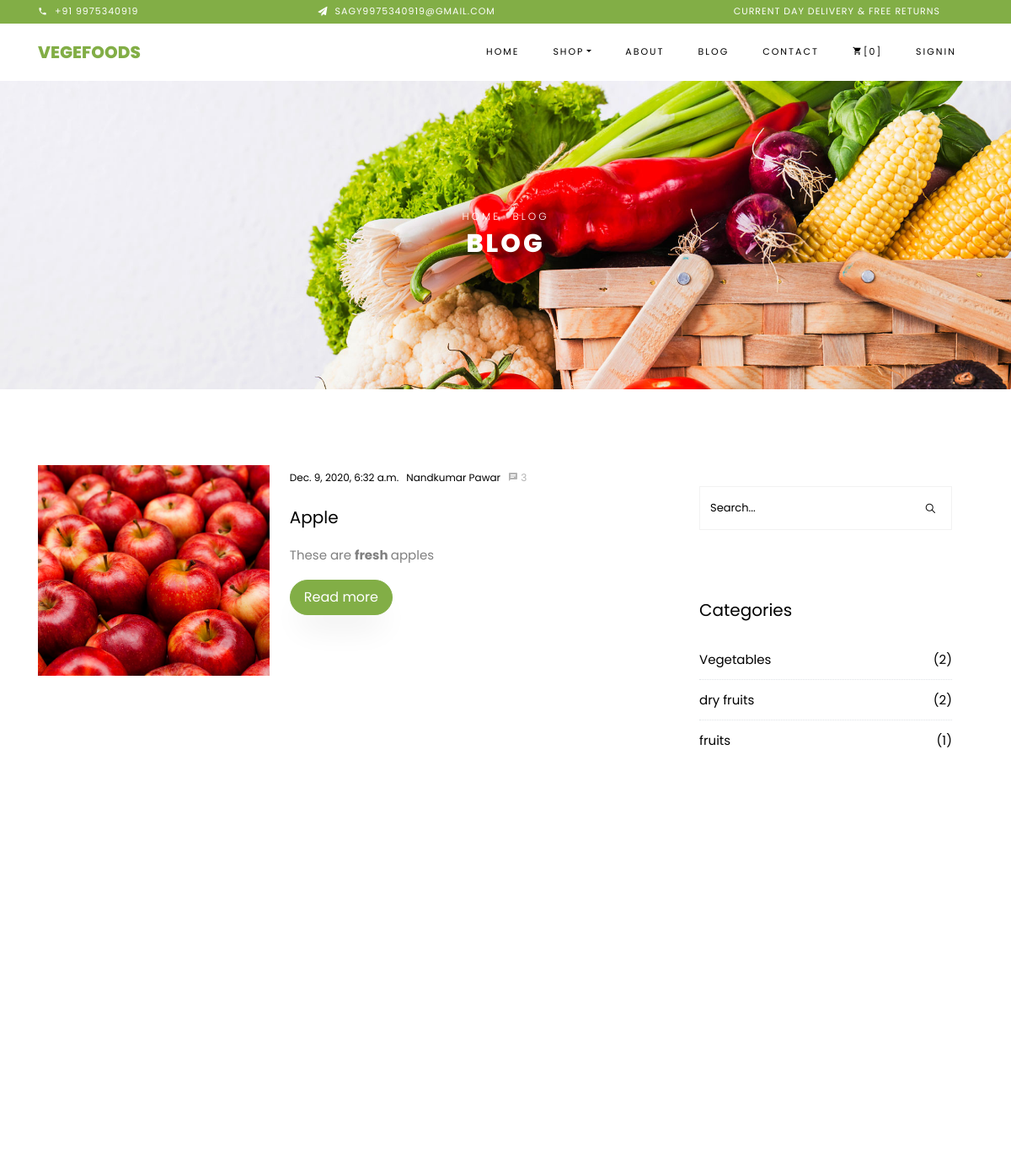
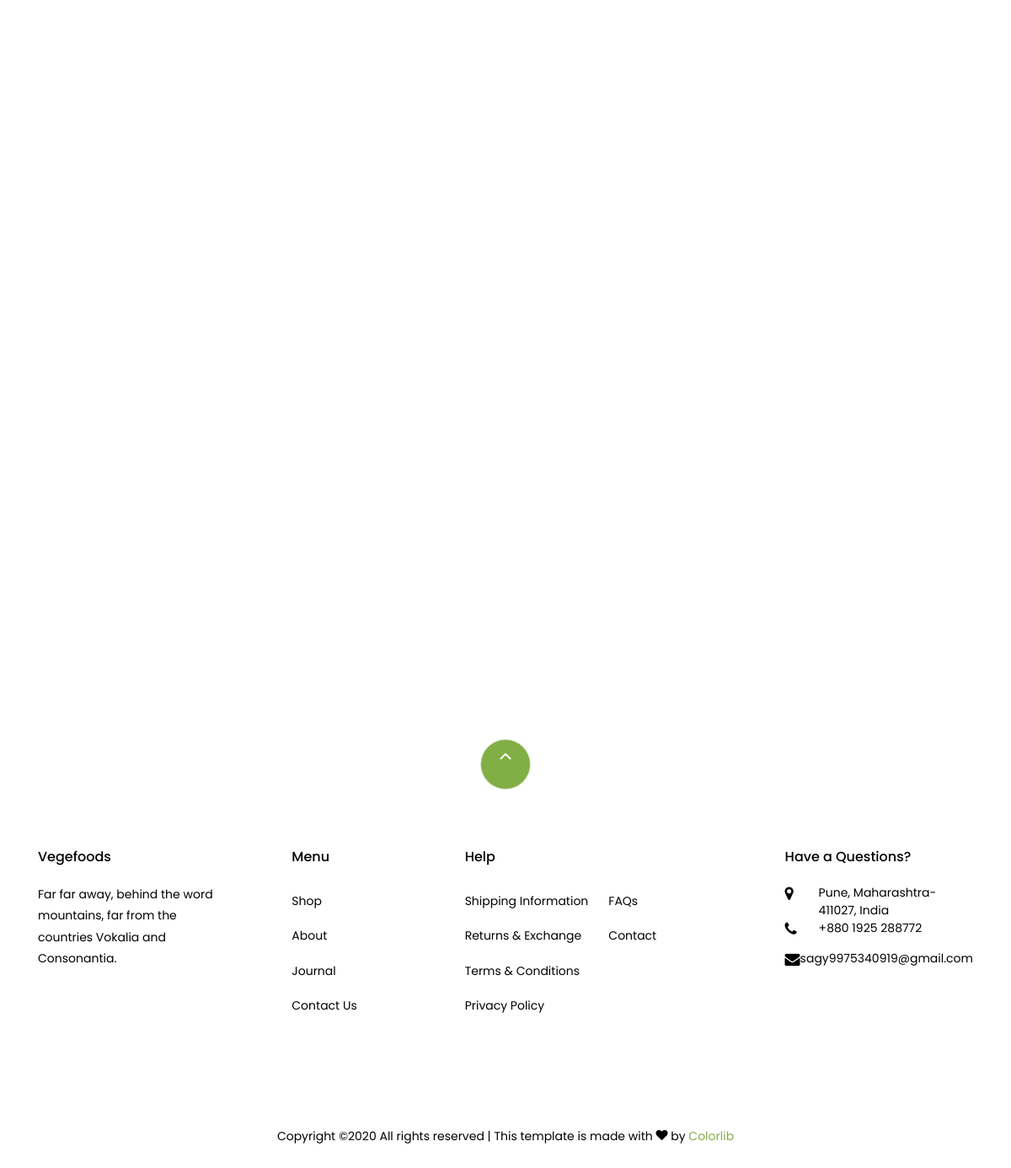
Screenshot of /blog/ with the database file from the repository (2 pictures, top to bottom).
### blog/models.py (models this page shows, shortened)
class Post(models.Model):
	title = models.CharField(max_length=200)
	photo = models.ImageField(upload_to='post')
	content = RichTextUploadingField()
	category = models.ForeignKey(Category, on_delete=models.CASCADE)
	tag = models.ManyToManyField(Tag)
	author = models.ForeignKey(AuthorProfile, on_delete=models.CASCADE)
	is_draft = models.BooleanField(default=False)
	date = models.DateTimeField(auto_now_add=True)

class Category(models.Model):
	name = models.CharField(max_length=50, unique=True)
	date = models.DateTimeField(auto_now_add=True)

### author/models.py (models this page shows)
class AuthorProfile(models.Model):
	user = models.OneToOneField(User, on_delete=models.CASCADE)
	name = models.CharField(max_length=200)
	email = models.EmailField()
	about = models.TextField()
	photo = models.ImageField(upload_to='author')
	gender_choice = (
		('male','Male'),
		('female','Female')
	)
	gender = models.CharField(choices=gender_choice, max_length=6)
	website = models.URLField(blank=True, null=True)
	facebook = models.URLField(blank=True, null=True)
	twitter = models.URLField(blank=True, null=True)
	linkdin = models.URLField(blank=True, null=True)
	date = models.DateTimeField(auto_now_add=True)
	def __str__(self):
		return self.name

### blog/views.py (the view)
# urls.py: path('',views.blog_page, name='blog'),
def blog_page(request):
    post = Post.objects.filter(is_draft=False)
    category = Category.objects.all().annotate(number_of_posts=Count('post')).order_by('-number_of_posts',
    'name')
    tag = Tag.objects.all()
    recent_post = Post.objects.filter(is_draft=False).order_by('-date')[:3]
    context = {
        'posts': post,
        'categories': category,
        'tags': tag,
        'recent_posts': recent_post
    }
    return render(request, 'blog/blog.html', context)

### templates/blog/blog.html
{% extends 'base/base.html' %}
{% load static %}
{% block content %}
    <div class="hero-wrap hero-bread" style="background-image: url({% static 'images/bg_1.jpg' %});">
      <div class="container">
        <div class="row no-gutters slider-text align-items-center justify-content-center">
          <div class="col-md-9 ftco-animate text-center">
          	<p class="breadcrumbs"><span class="mr-2"><a href="{% url 'home' %}">Home</a></span> <span>Blog</span></p>
            <h1 class="mb-0 bread">Blog</h1>
          </div>
        </div>
      </div>
    </div>
    <section class="ftco-section ftco-degree-bg">
      <div class="container">
        <div class="row">
          <div class="col-lg-8 ftco-animate">
						<div class="row">
              {% if posts %}
                {% for post in posts %}
    							<div class="col-md-12 d-flex ftco-animate">
    		            <div class="blog-entry align-self-stretch d-md-flex">
    		              <a href="{% url 'post-details' post.id %}" class="block-20" style="background-image: url({{ post.photo.url }});">
    		              </a>
    		              <div class="text d-block pl-md-4">
    		              	<div class="meta mb-3">
    		                  <div><a href="#">{{ post.date }}</a></div>
    		                  <div><a href="#">{{ post.author }}</a></div>
    		                  <div><a href="#" class="meta-chat"><span class="icon-chat"></span> 3</a></div>
    		                </div>
    		                <h3 class="heading"><a href="{% url 'post-details' post.id %}">{{ post.title }}</a></h3>
    		                <p>{{ post.content|safe|truncatewords:20 }}</p>
    		                <p><a href="{% url 'post-details' post.id %}" class="btn btn-primary py-2 px-3">Read more</a></p>
    		              </div>
    		            </div>
    		          </div>
                {% endfor %}
              {% else %}
                <h2>There are no Posts in the Database</h2>
              {% endif %}
						</div>
          </div>
          {% include 'blog/sidebar.html' %}
        </div>
      </div>
    </section>
{% endblock %}

### templates/base/base.html (shortened to what this page needs)
<!DOCTYPE html>
<html lang="en">
  {% load static %}
  {% include 'base/header.html' %}
  <body class="goto-here">
    {% include 'base/navbar.html' %}
    {% block content %}
    {% endblock %}
    {% include 'base/footer.html' %}
  </body>
</html>

### templates/base/header.html (shortened to what this page needs)
{% load static %}
<head>
  <link rel="stylesheet" href="{% static 'css/open-iconic-bootstrap.min.css' %}">
  <link rel="stylesheet" href="{% static 'css/animate.css' %}">
  <link rel="stylesheet" href="{% static 'css/owl.carousel.min.css' %}">
  <link rel="stylesheet" href="{% static 'css/owl.theme.default.min.css' %}">
  <link rel="stylesheet" href="{% static 'css/magnific-popup.css' %}">
  <link rel="stylesheet" href="{% static 'css/aos.css' %}">
  <link rel="stylesheet" href="{% static 'css/ionicons.min.css' %}">
  <link rel="stylesheet" href="{% static 'css/bootstrap-datepicker.css' %}">
  <link rel="stylesheet" href="{% static 'css/jquery.timepicker.css' %}">
  <link rel="stylesheet" href="{% static 'css/flaticon.css' %}">
  <link rel="stylesheet" href="{% static 'css/icomoon.css' %}">
  <link rel="stylesheet" href="{% static 'css/style.css' %}">
</head>

### templates/base/navbar.html (shortened to what this page needs)
<div class="py-1 bg-primary">
  <div class="container">
    <div class="row no-gutters d-flex align-items-start align-items-center px-md-0">
      <div class="col-lg-12 d-block">
        <div class="row d-flex">
          <div class="col-md pr-4 d-flex topper align-items-center">
            <div class="icon mr-2 d-flex justify-content-center align-items-center"><span class="icon-phone2"></span></div>
            <span class="text">+91 9975340919</span>
          </div>
          <div class="col-md pr-4 d-flex topper align-items-center">
            <div class="icon mr-2 d-flex justify-content-center align-items-center"><span class="icon-paper-plane"></span></div>
            <span class="text">sagy9975340919@gmail.com</span>
          </div>
          <div class="col-md-5 pr-4 d-flex topper align-items-center text-lg-right">
            <span class="text">Current day delivery &amp; Free Returns</span>
          </div>
        </div>
      </div>
    </div>
  </div>
</div>
<nav class="navbar navbar-expand-lg navbar-dark ftco_navbar bg-dark ftco-navbar-light" id="ftco-navbar">
  <div class="container">
    <a class="navbar-brand" href="{% url 'home' %}">Vegefoods</a>
    <div class="collapse navbar-collapse" id="ftco-nav">
      <ul class="navbar-nav ml-auto">
        <li class="nav-item active"><a href="{% url 'home' %}" class="nav-link">Home</a></li>
        <li class="nav-item dropdown">
          <a class="nav-link dropdown-toggle" href="#" id="dropdown04" data-toggle="dropdown" aria-haspopup="true" aria-expanded="false">Shop</a>
        </li>
        <li class="nav-item"><a href="{% url 'about' %}" class="nav-link">About</a></li>
        <li class="nav-item"><a href="{% url 'blog' %}" class="nav-link">Blog</a></li>
        <li class="nav-item"><a href="{% url 'contact' %}" class="nav-link">Contact</a></li>
        <li class="nav-item cta cta-colored"><a href="{% url 'cart' %}" class="nav-link"><span class="icon-shopping_cart"></span>[0]</a></li>
        <li class="nav-item"><a href="{% url 'contact' %}" class="nav-link">Signin</a></li>
      </ul>
    </div>
  </div>
</nav>

### templates/blog/sidebar.html (shortened to what this page needs)
{% load static %}
<div class="col-lg-4 sidebar ftco-animate">
  <div class="sidebar-box">
    <form action="#" class="search-form">
      <div class="form-group">
        <span class="icon ion-ios-search"></span>
        <input type="text" class="form-control" placeholder="Search...">
      </div>
    </form>
  </div>
  <div class="sidebar-box ftco-animate">
    <h3 class="heading">Categories</h3>
    <ul class="categories">
      {% if categories %}
        {% for category in categories %}
        <li><a href="{% url 'post-by-category' category.name %}">{{ category.name }}<span style="color: #000">({{ category.post_set.count }})</span></a></li>
        {% endfor %}
      {% else %}
        <li>There are no Category in the Database</li>
      {% endif %}
    </ul>
  </div>
</div>

### templates/base/footer.html (shortened to what this page needs)
<footer class="ftco-footer ftco-section">
  <div class="container">
    <div class="row">
      <div class="mouse">
        <a href="#" class="mouse-icon">
          <div class="mouse-wheel"><span class="ion-ios-arrow-up"></span></div>
        </a>
      </div>
    </div>
    <div class="row mb-5">
      <div class="col-md">
        <div class="ftco-footer-widget mb-4">
          <h2 class="ftco-heading-2">Vegefoods</h2>
          <p>Far far away, behind the word mountains, far from the countries Vokalia and Consonantia.</p>
          <ul class="ftco-footer-social list-unstyled float-md-left float-lft mt-5">
          </ul>
        </div>
      </div>
      <div class="col-md">
        <div class="ftco-footer-widget mb-4 ml-md-5">
          <h2 class="ftco-heading-2">Menu</h2>
          <ul class="list-unstyled">
            <li><a href="#" class="py-2 d-block">Shop</a></li>
            <li><a href="{% url 'about' %}" class="py-2 d-block">About</a></li>
            <li><a href="#" class="py-2 d-block">Journal</a></li>
            <li><a href="{% url 'contact' %}" class="py-2 d-block">Contact Us</a></li>
          </ul>
        </div>
      </div>
      <div class="col-md-4">
         <div class="ftco-footer-widget mb-4">
          <h2 class="ftco-heading-2">Help</h2>
          <div class="d-flex">
            <ul class="list-unstyled mr-l-5 pr-l-3 mr-4">
              <li><a href="#" class="py-2 d-block">Shipping Information</a></li>
              <li><a href="#" class="py-2 d-block">Returns &amp; Exchange</a></li>
              <li><a href="#" class="py-2 d-block">Terms &amp; Conditions</a></li>
              <li><a href="#" class="py-2 d-block">Privacy Policy</a></li>
            </ul>
            <ul class="list-unstyled">
              <li><a href="#" class="py-2 d-block">FAQs</a></li>
              <li><a href="{% url 'contact' %}" class="py-2 d-block">Contact</a></li>
            </ul>
          </div>
        </div>
      </div>
      <div class="col-md">
        <div class="ftco-footer-widget mb-4">
          <h2 class="ftco-heading-2">Have a Questions?</h2>
          <div class="block-23 mb-3">
            <ul>
              <li><span class="icon icon-map-marker"></span><span class="text">Pune, Maharashtra-411027, India</span></li>
              <li><a href="#"><span class="icon icon-phone"></span><span class="text">+880 1925 288772</span></a></li>
              <li><a href="#"><span class="icon icon-envelope"></span><span class="text">sagy9975340919@gmail.com</span></a></li>
            </ul>
          </div>
        </div>
      </div>
    </div>
    <div class="row">
      <div class="col-md-12 text-center">
        <p>
          Copyright &copy;<script>document.write(new Date().getFullYear());</script> All rights reserved | This template is made with <i class="icon-heart color-danger" aria-hidden="true"></i> by <a href="https://colorlib.com" target="_blank">Colorlib</a>
        </p>
      </div>
    </div>
  </div>
</footer>

### templates/base/js.html (shortened to what this page needs)
{% load static %}

### static/css/icomoon.css (style rules this page uses)
[class^="icon-"], [class*=" icon-"] { font-family: 'icomoon' !important; speak: none; font-style: normal; font-weight: normal; font-variant: normal; text-transform: none; line-height: 1; -webkit-font-smoothing: antialiased; -moz-osx-font-smoothing: grayscale; }
.icon-heart:before { content: "\f004"; }
.icon-map-marker:before { content: "\f041"; }
.icon-phone:before { content: "\f095"; }
.icon-envelope:before { content: "\f0e0"; }
.icon-paper-plane:before { content: "\f1d8"; }
.icon-phone2:before { content: "\e0cd"; }
.icon-chat:before { content: "\e0b7"; }
.icon-shopping_cart:before { content: "\e8cc"; }

### rows the page displays
Post: photo (picture), date "Dec. 9, 2020, 6:32 a.m.", author "Nandkumar Pawar", title "Apple", content "These are fresh apples"
Category: name "Vegetables", post_set.count "2"
Category: name "dry fruits", post_set.count "2"
Category: name "fruits", post_set.count "1"
